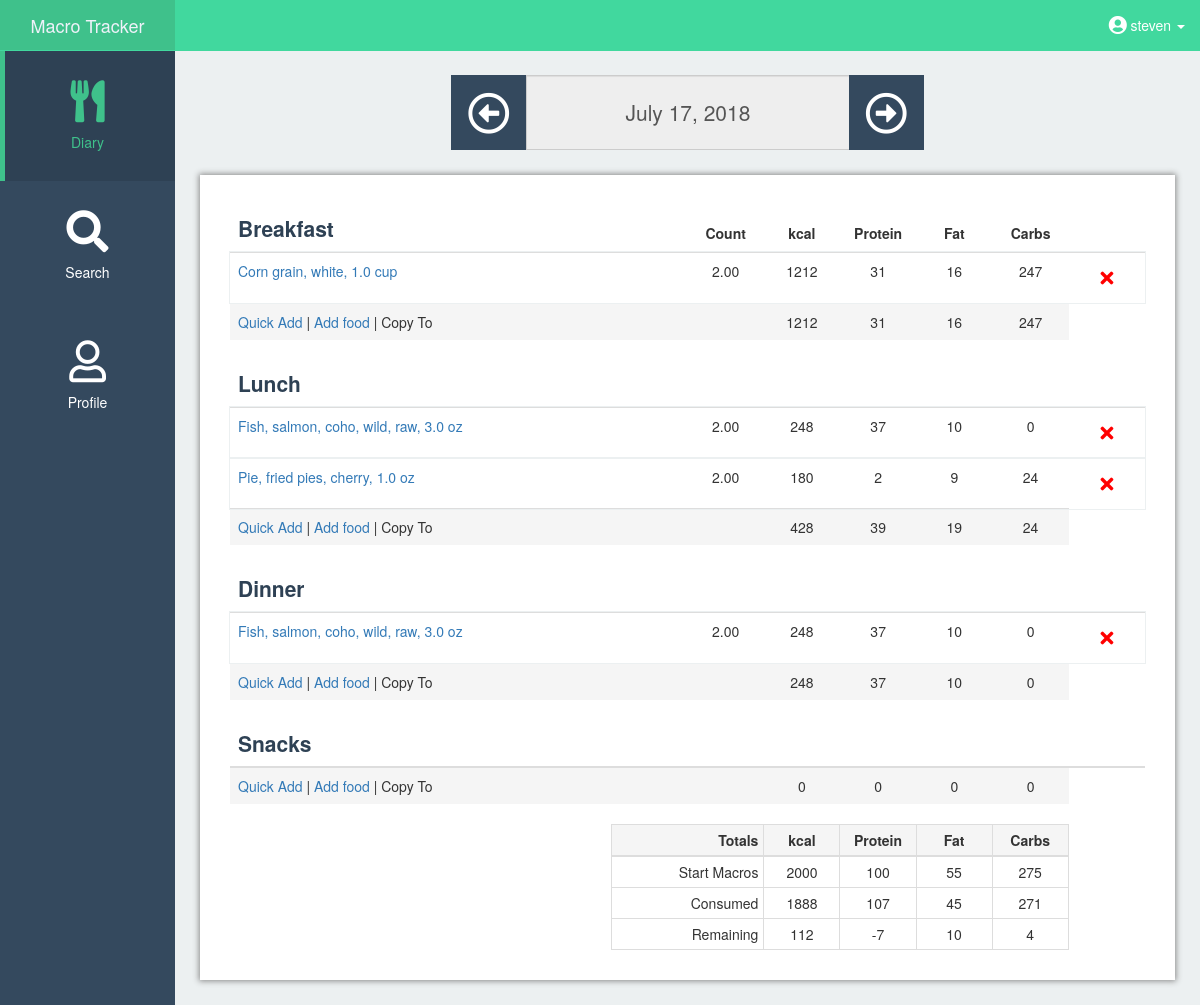
Before: /diary (signed in) with the older database file.
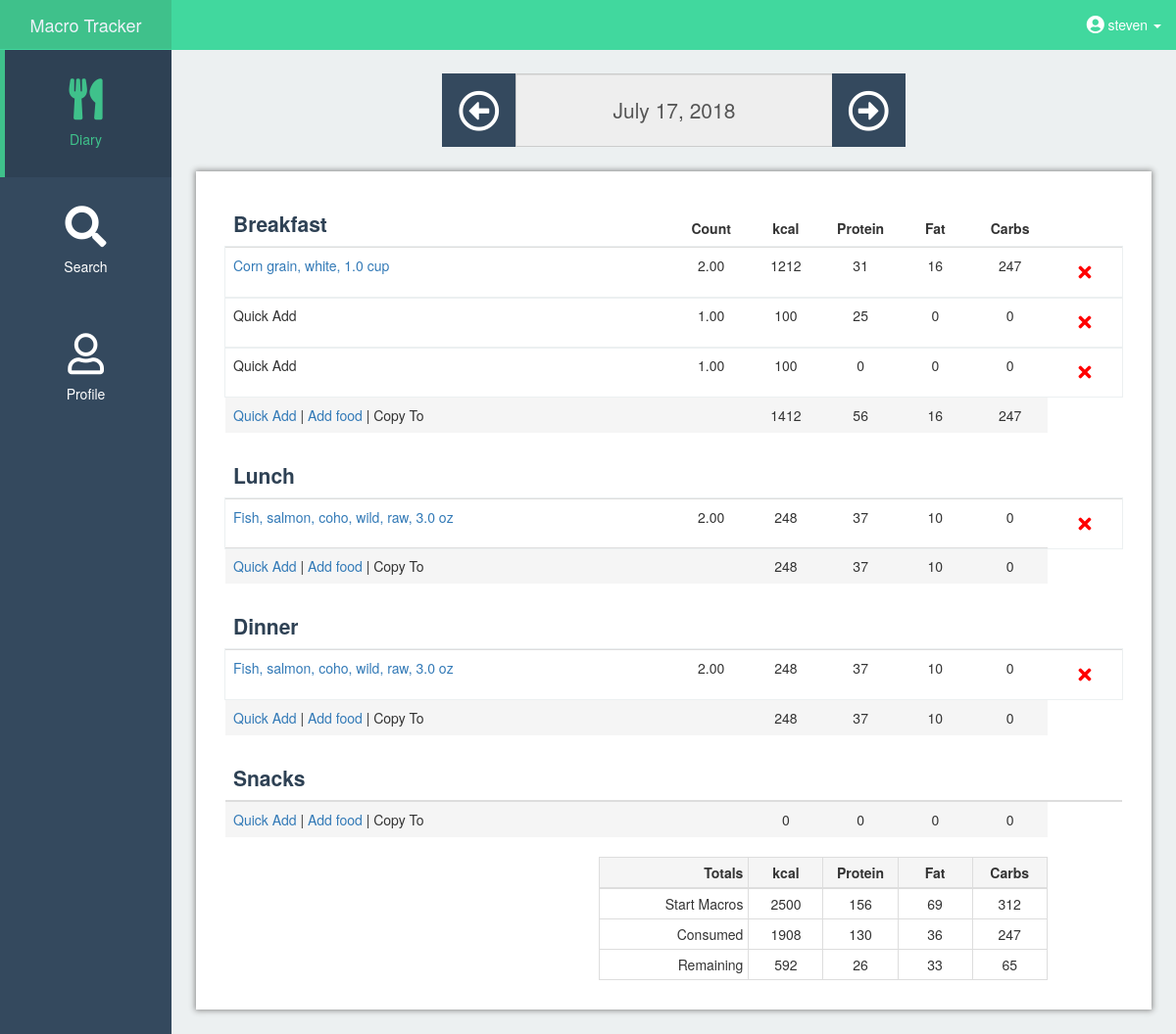
After: the same page with the newer database file.
### app/models.py (models this page shows, shortened)
class Food(db.Model):
    id = db.Column(db.Integer, primary_key=True)
    food_name = db.Column(db.String(140))
    kcal = db.Column(db.Numeric(10, 0))
    protein = db.Column(db.Numeric(10, 0))
    fat = db.Column(db.Numeric(10, 0))
    carbs = db.Column(db.Numeric(10, 0))
    meal = db.Column(db.String(64))
    ndbno = db.Column(db.String(64))
    unit = db.Column(db.String(64))
    count = db.Column(db.Numeric(10, 2))
    date = db.Column(db.String(64), index=True,
                     default=datetime.utcnow().strftime('%B %d, %Y'))
    user_id = db.Column(db.Integer, db.ForeignKey('user.id'))

class User(UserMixin, db.Model):
    id = db.Column(db.Integer, primary_key=True)
    username = db.Column(db.String(64), index=True, unique=True)
    email = db.Column(db.String(120), index=True, unique=True)
    password_hash = db.Column(db.String(128))
    calories_goal = db.Column(db.Integer(), default=2000)
    carb_goal = db.Column(db.Numeric(), default=.55)
    fat_goal = db.Column(db.Numeric(), default=.25)
    protein_goal = db.Column(db.Numeric(), default=.2)
    carbs_grams = db.Column(db.Integer(), default=275)
    fat_grams = db.Column(db.Integer(), default=55)
    protein_grams = db.Column(db.Integer(), default=100)
    food = db.relationship('Food', backref='user', lazy='dynamic')

### app/routes.py (the view, shortened to what this page needs)
@app.route('/diary', methods=['GET', 'POST'])
@app.route('/diary/<string:date_pick>', methods=['GET', 'POST'])
@login_required
def diary(date_pick=datetime.now().strftime('%B %d, %Y')):
    form = RemoveFood()
    form2 = DiaryDatePicker()
    if request.method == 'GET':
        try:
            datetime.strptime(date_pick, '%B %d, %Y')
        except ValueError:
            return redirect(url_for('diary'))
        session.pop('_flashes', None)
        form2.date.data = date_pick
        foods = Food.query.filter_by(user_id=current_user.get_id(), date=date_pick)
        user = User.query.filter_by(id=current_user.get_id()).first()
        meals = {'Breakfast':0, 'Lunch':0, 'Dinner':0, 'Snacks':0, 'total':0}
        total_cals = dict(meals)
        total_carbs = dict(meals)
        total_protein = dict(meals)
        total_fat = dict(meals)
        for food in foods:
            total_cals['total'] = total_cals['total'] + food.kcal
            total_carbs['total'] = total_carbs['total'] + food.carbs
            total_protein['total'] = total_protein['total'] + food.protein
            total_fat['total'] = total_fat['total'] + food.fat
            for meal in meals:
                if str(food.meal) == str(meal):
                    total_cals[meal] = total_cals[meal] + food.kcal
                    total_carbs[meal] = total_carbs[meal] + food.carbs
                    total_protein[meal] = total_protein[meal] + food.protein
                    total_fat[meal] = total_fat[meal] + food.fat
        return render_template('diary.html', foods=foods, user=user, form=form,
                            form2=form2, total_fat=total_fat,
                            total_cals=total_cals, total_carbs=total_carbs,
                            total_protein=total_protein, date_pick=date_pick)

### app/forms.py
class RemoveFood(FlaskForm):
    entry_id = HiddenField('', validators=[DataRequired()])

class DiaryDatePicker(FlaskForm):
    date = StringField(default=datetime.utcnow().strftime(
        '%B %d, %Y'), validators=[DataRequired()])

### app/models.py (called while the page is built)
@login.user_loader
def load_user(id):
    return User.query.get(int(id))

### app/templates/diary.html (shortened to what the changed rows need)
{% extends 'base.html' %} {% block app_content %}{% block styles %} {{super()}}
<link rel="stylesheet" href="{{url_for('.static', filename='diary.css')}}"> {% endblock %}
<div id="page-wrapper">
    <div class="container-fluid main-content-fluid">
        <table class="table table-hover" style="margin-bottom: 0px;">
            <thead>
                <tr>
                    <th class="col-xs-6 meal-name-header">Breakfast</th>
                    <th class="text-center col-sm-1 col-xs-2">Count</th>
                    <th class="text-center col-sm-1 col-xs-2">kcal</th>
                    <th class="text-center hidden-xs col-sm-1">Protein</th>
                    <th class="text-center hidden-xs col-sm-1">Fat</th>
                    <th class="text-center hidden-xs col-sm-1">Carbs</th>
                    <th class="text-center col-sm-1 col-xs-2"></th>
                </tr>
            </thead>
            {% for food in foods %} {% if food.meal == "Breakfast" %}
            <tr class="food-rows">
                <td>
                    {% if food.food_name == "Quick Add" %}
                    <span>{{ food.food_name }}</span>
                    {% else %}
                    <a href="{{ url_for('get_nutrition', ndbno=food.ndbno) }}">{{ food.food_name + ", " + food.unit }}</a>
                    {% endif %}
                </td>
                <td class="text-center">{{ food.count }}</td>
                <td class="text-center">{{ food.kcal }}</td>
                <td class="text-center hidden-xs">{{ food.protein }}</td>
                <td class="text-center hidden-xs">{{ food.fat }}</td>
                <td class="text-center hidden-xs">{{ food.carbs }}</td>
                <td class="text-center">
                    <form method='post'>
                        <button type="submit" class="btn btn-light remove-buttons" name="action" value="remove">
                            <i class="fa fa-times fa-lg"></i>
                        </button>
                    </form>
                </td>
            </tr>
            {% endif %} {% endfor %}
            <tr class="active">
                <td class="hidden-xs">
                    <span>
                    </span>
                    <span> | </span>
                    <span>
                    </span>
                    <span> | </span>
                    <span>Copy To</span>
                </td>
                <td class="text-center hidden-xs"></td>
                <td class="text-center hidden-xs">{{ total_cals['Breakfast'] }}</td>
                <td class="text-center hidden-xs">{{ total_protein['Breakfast'] }}</td>
                <td class="text-center hidden-xs">{{ total_fat['Breakfast'] }}</td>
                <td class="text-center hidden-xs">{{ total_carbs['Breakfast'] }}</td>
            </tr>
        </table>
        <br/>
        <table class="table table-hover" style="margin-bottom: 0px;">
            <thead>
                <tr>
                    <th class="col-xs-6 meal-name-header">Lunch</th>
                    <th class="text-center col-sm-1 col-xs-2"></th>
                    <th class="text-center col-sm-1 col-xs-2"></th>
                    <th class="text-center hidden-xs col-sm-1"></th>
                    <th class="text-center hidden-xs col-sm-1"></th>
                    <th class="text-center hidden-xs col-sm-1"></th>
                    <th class="text-center col-sm-1 col-xs-2"></th>
                </tr>
            </thead>
            {% for food in foods %} {% if food.meal == "Lunch" %}
            <tr class="food-rows">
                <td>
                    {% if food.food_name == "Quick Add" %}
                    <span>{{ food.food_name }}</span>
                    {% else %}
                    <a href="{{ url_for('get_nutrition', ndbno=food.ndbno) }}">{{ food.food_name + ", " + food.unit }}</a>
                    {% endif %}
                </td>
                <td class="text-center">{{ food.count }}</td>
                <td class="text-center">{{ food.kcal }}</td>
                <td class="text-center hidden-xs">{{ food.protein }}</td>
                <td class="text-center hidden-xs">{{ food.fat }}</td>
                <td class="text-center hidden-xs">{{ food.carbs }}</td>
                <td class="text-center">
                    <form method='post'>
                        <button type="submit" class="btn btn-light remove-buttons" name="action" value="remove">
                            <i class="fa fa-times fa-lg"></i>
                        </button>
                    </form>
                </td>
            </tr>
            {% endif %} {% endfor %}
            <tr class="active">
                <td class="hidden-xs">
                    <span>
                    </span>
                    <span> | </span>
                    <span>
                    </span>
                    <span> | </span>
                    <span>Copy To</span>
                </td>
                <td class="text-center hidden-xs"></td>
                <td class="text-center hidden-xs">{{ total_cals['Lunch'] }}</td>
                <td class="text-center hidden-xs">{{ total_protein['Lunch'] }}</td>
                <td class="text-center hidden-xs">{{ total_fat['Lunch'] }}</td>
                <td class="text-center hidden-xs">{{ total_carbs['Lunch'] }}</td>
            </tr>
        </table>
        <br/>
        <table class="table table-hover" style="margin-bottom: 0px;">
            <thead>
                <tr>
                    <th class="col-xs-6 meal-name-header">Dinner</th>
                    <th class="text-center col-sm-1 col-xs-2"></th>
                    <th class="text-center col-sm-1 col-xs-2"></th>
                    <th class="text-center hidden-xs col-sm-1"></th>
                    <th class="text-center hidden-xs col-sm-1"></th>
                    <th class="text-center hidden-xs col-sm-1"></th>
                    <th class="text-center col-sm-1 col-xs-2"></th>
                </tr>
            </thead>
            {% for food in foods %} {% if food.meal == "Dinner" %}
            <tr class="food-rows">
                <td>
                    {% if food.food_name == "Quick Add" %}
                    <span>{{ food.food_name }}</span>
                    {% else %}
                    <a href="{{ url_for('get_nutrition', ndbno=food.ndbno) }}">{{ food.food_name + ", " + food.unit }}</a>
                    {% endif %}
                </td>
                <td class="text-center">{{ food.count }}</td>
                <td class="text-center">{{ food.kcal }}</td>
                <td class="text-center hidden-xs">{{ food.protein }}</td>
                <td class="text-center hidden-xs">{{ food.fat }}</td>
                <td class="text-center hidden-xs">{{ food.carbs }}</td>
                <td class="text-center">
                    <form method='post'>
                        <button type="submit" class="btn btn-light remove-buttons" name="action" value="remove">
                            <i class="fa fa-times fa-lg"></i>
                        </button>
                    </form>
                </td>
            </tr>
            {% endif %} {% endfor %}
        </table>
        <br/>
        <table class="table table-hover">
            <thead>
                <tr>
                    <th class="col-xs-6 meal-name-header">Snacks</th>
                    <th class="text-center col-sm-1 col-xs-2"></th>
                    <th class="text-center col-sm-1 col-xs-2"></th>
                    <th class="text-center hidden-xs col-sm-1"></th>
                    <th class="text-center hidden-xs col-sm-1"></th>
                    <th class="text-center hidden-xs col-sm-1"></th>
                    <th class="text-center col-sm-1 col-xs-2"></th>
                </tr>
            </thead>
        </table>
        <br/>
        <div style="padding: 0px" class="col-sm-6 col-sm-offset-5">
            <table class="table table-condensed table-bordered">
                <thead>
                    <tr class="active">
                        <th class="text-right col-sm-4">Totals</th>
                        <th class="text-center col-sm-2">kcal</th>
                        <th class="text-center col-sm-2">Protein</th>
                        <th class="text-center col-sm-2">Fat</th>
                        <th class="text-center col-sm-2">Carbs</th>
                    </tr>
                </thead>
                <tr>
                    <td class="text-right">Start Macros</td>
                    <td class="text-center">{{ user.calories_goal }}</td>
                    <td class="text-center">{{ user.protein_grams }}</td>
                    <td class="text-center">{{ user.fat_grams }}</td>
                    <td class="text-center">{{ user.carbs_grams }}</td>
                </tr>
                <tr>
                    <td class="text-right">Consumed</td>
                    <td class="text-center">{{ total_cals['total'] }}</td>
                    <td class="text-center">{{ total_protein['total'] }}</td>
                    <td class="text-center">{{ total_fat['total'] }}</td>
                    <td class="text-center">{{ total_carbs['total'] }}</td>
                </tr>
                <tr>
                    <td class="text-right">Remaining</td>
                    <td class="text-center">{{ user.calories_goal - total_cals['total'] }}</td>
                    <td class="text-center">{{ user.protein_grams - total_protein['total'] }}</td>
                    <td class="text-center">{{ user.fat_grams - total_fat['total'] }}</td>
                    <td class="text-center">{{ user.carbs_grams - total_carbs['total'] }}</td>
                </tr>
            </table>
        </div>
    </div>
</div>
{% endblock %}

### app/templates/base.html (shortened to what this page needs)
{% extends 'bootstrap/base.html' %} {% block title %} Steven's Macro Counter App {% endblock %} {% block navbar %} {% block
styles %} {{super()}}
<link rel="stylesheet" href="{{url_for('.static', filename='navbar_style_custom.css')}}">
<link rel="stylesheet" href="{{url_for('.static', filename='global.css')}}">
<link href="https://use.fontawesome.com/releases/v5.0.11/css/all.css" rel="stylesheet"> {% endblock %}
<div id="wrapper">
	<nav class="navbar navbar-default navbar-fixed-top">
		<div class="navbar-header">
			<a class="navbar-brand text-center" href="{{ url_for('home') }}">Macro Tracker</a>
		</div>
		<ul class="nav navbar-right top-nav">
			{% if current_user.is_anonymous %}
			<li>
				<a href="{{ url_for('login') }}">Login</a>
			</li>
			{% else %}
			<li class="dropdown">
				<a href="#" class="dropdown-toggle" data-toggle="dropdown">
					<span>
						<i class="fas fa-user-circle fa-lg"></i>
					</span>
					<span> {{ current_user.username }}</span>
					<b class="caret"></b>
				</a>
			</li>
			{% endif %}
		</ul>
		<div class="collapse navbar-collapse navbar-ex1-collapse">
			<ul class="nav navbar-nav side-nav">
				{% if current_user.is_anonymous %} {% else %}
				<li {% if 'diary' in request.path %}class="active" {% endif %}>
					<a href="{{ url_for('diary')}}">
						<div class="outer">
							<div class="middle">
								<div class="inner">
									<i class="navbar-icons fas fa-utensils fa-3x"></i>
									<br/>Diary
								</div>
							</div>
						</div>
					</a>
				</li>
				<li {% if 'search' in request.path %}class="active" {% endif %}>
					<a href="{{ url_for('search') }}">
						<div class="outer">
							<div class="middle">
								<div class="inner">
									<i class="navbar-icons fas fa-search fa-3x"></i>
									<br/>Search
								</div>
							</div>
						</div>
					</a>
				</li>
				<li {% if 'profile' in request.path %}class="active" {% endif %}>
					<a href="{{ url_for('profile') }}">
						<div class="outer">
							<div class="middle">
								<div class="inner">
									<i class="navbar-icons far fa-user fa-3x"></i>
									<br />Profile
								</div>
							</div>
						</div>
					</a>
				</li>
				{% endif %}
			</ul>
		</div>
	</nav>
	{% endblock %} {% block content %}   {% block app_content
	%}{% endblock %} {% endblock %}

Changed rows visible on the page:
removed Food: food_name+unit "Pie, fried pies, cherry, 1.0 oz", count "2.00", kcal "180", protein "2", fat "9", carbs "24"
changed User "steven": calories_goal "2000" → "2500"; protein_grams "100" → "156"; fat_grams "55" → "69"; carbs_grams "275" → "312"; user.calories_goal-total_cals['total'] "112" → "592"; user.protein_grams-total_protein['total'] "-7" → "26"; user.fat_grams-total_fat['total'] "10" → "33"; user.carbs_grams-total_carbs['total'] "4" → "65"
added Food: food_name "Quick Add", count "1.00", kcal "100", protein "25", fat "0", carbs "0"
added Food: food_name "Quick Add", count "1.00", kcal "100", protein "0", fat "0", carbs "0"
Other visible differences:
{{ total_cals['Breakfast'] }}: "1212" → "1412"
{{ total_protein['Breakfast'] }}: "31" → "56"
{{ total_cals['Lunch'] }}: "428" → "248"
{{ total_protein['Lunch'] }}: "39" → "37"
{{ total_fat['Lunch'] }}: "19" → "10"
{{ total_carbs['Lunch'] }}: "24" → "0"
{{ total_cals['total'] }}: "1888" → "1908"
{{ total_protein['total'] }}: "107" → "130"
{{ total_fat['total'] }}: "45" → "36"
{{ total_carbs['total'] }}: "271" → "247"
